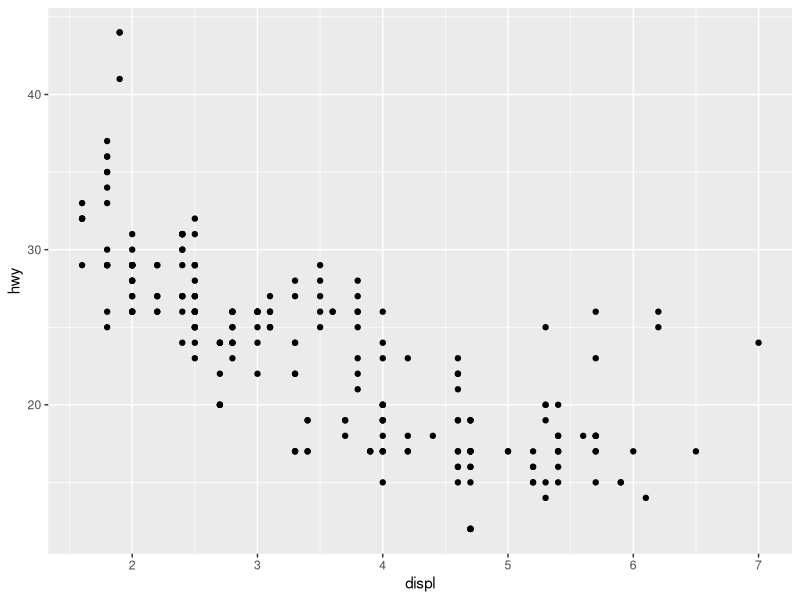
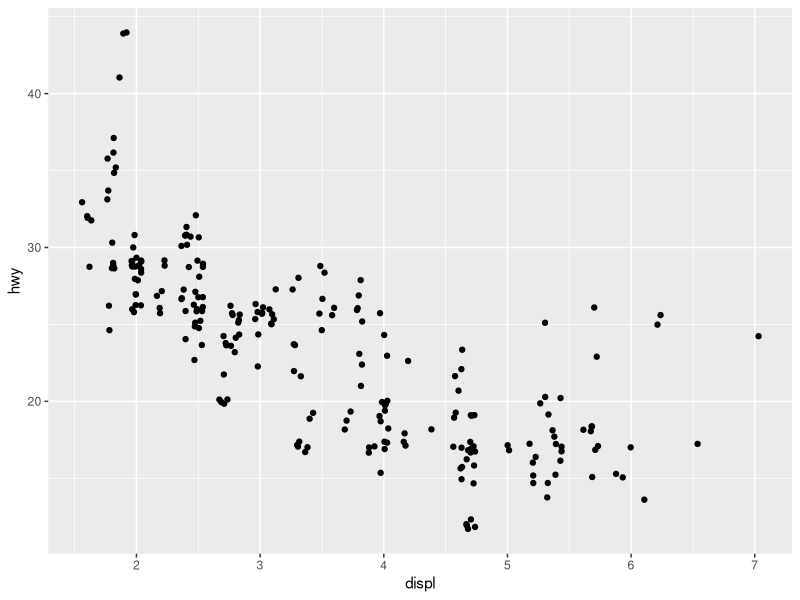
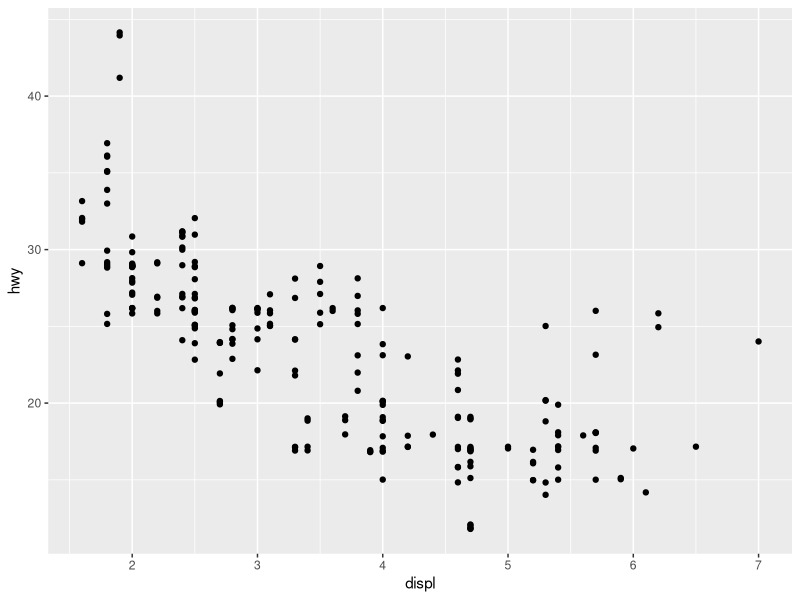
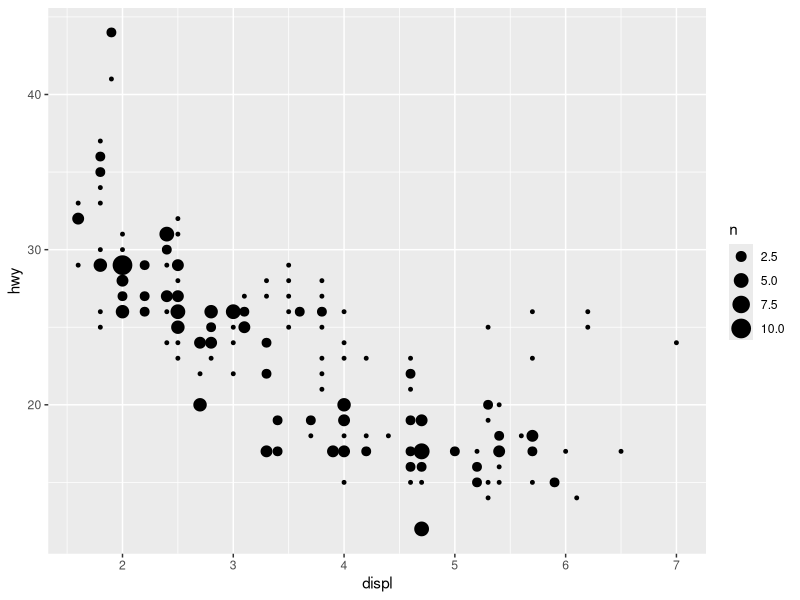
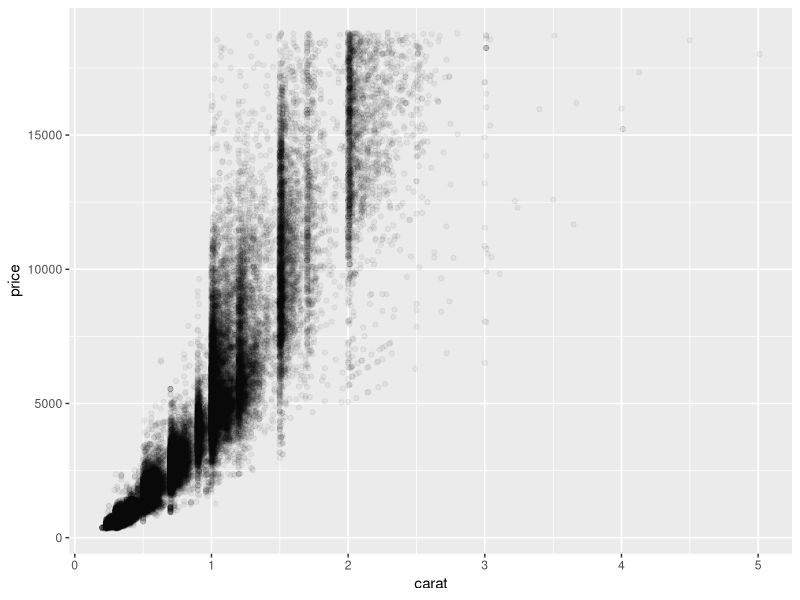
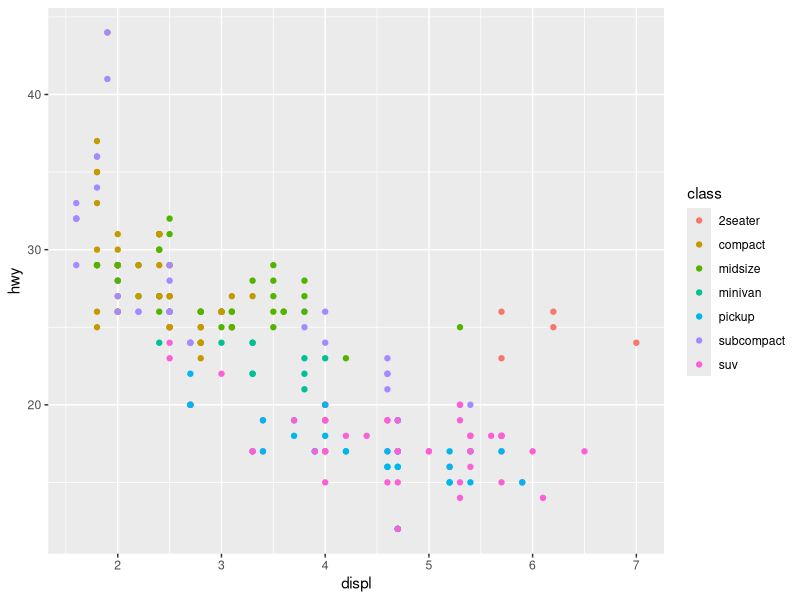
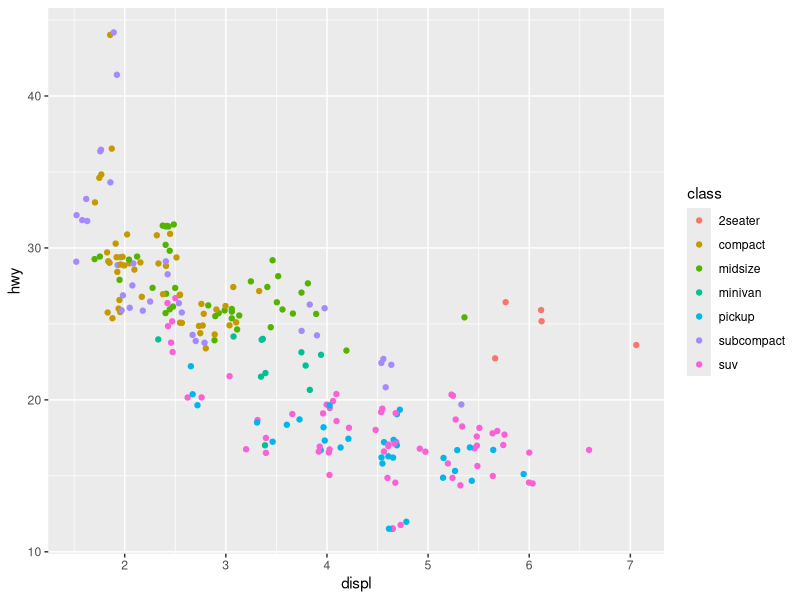
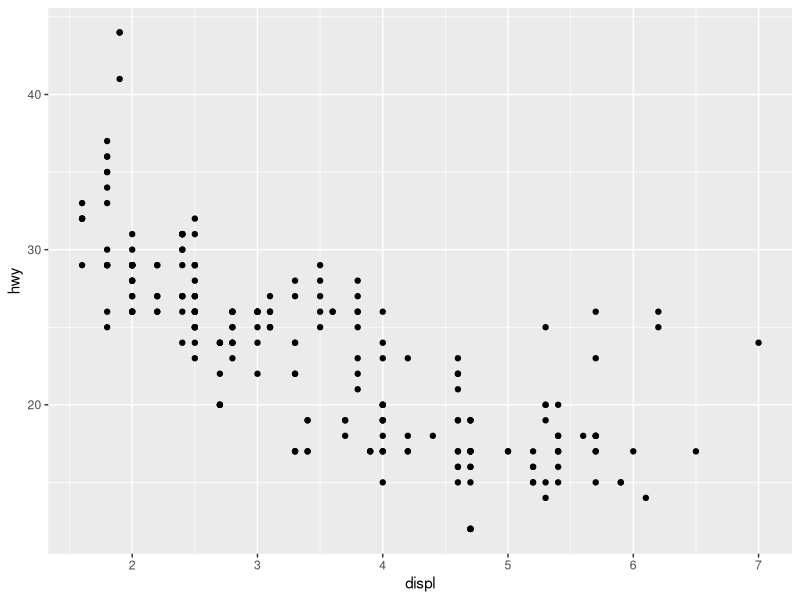

These charts were generated, in order, by the following R code:
## ---- chunk 1
# knitr options
knitr::opts_chunk$set(echo = TRUE)
## ---- chunk 2
library(tidyverse)
## ---- chunk 3
## NOTE: No need to modify! Just example code
mpg %>% 
  ggplot(mapping = aes(x = displ, y = hwy)) +
  geom_point()
## ---- chunk 4
## NOTE: No need to modify! Just example code
mpg %>% 
  ggplot(mapping = aes(x = displ, y = hwy)) +
  geom_jitter()
## ---- chunk 5
## TASK: Adjust the jittering to be 0 in the horizontal direction
mpg %>% 
  ggplot(mapping = aes(x = displ, y = hwy)) +
  geom_jitter(
     width = 0,
     height = 0.2,
  )
## ---- chunk 6
## NOTE: No need to modify! Just example code
mpg %>% 
  ggplot(mapping = aes(x = displ, y = hwy)) +
  geom_count()
## ---- chunk 7
## NOTE: No need to modify! Just example code
diamonds %>% 
  ggplot(aes(x = carat, y = price)) +
  geom_point(alpha = 1/20)
## ---- chunk 8
mpg %>% 
  ggplot(aes(x = displ, y = hwy, color = class)) +
  geom_point()
## ---- chunk 9
## TASK: Color each point by vehicle `class`
mpg %>% 
  ggplot(mapping = aes(
    x = displ,
    y = hwy,
    color = class
  )) +
  geom_jitter(width = 0.1, height = 0.5)
## ---- chunk 10
## NOTE: No need to modify! Just example code
ggplot(
  data = mpg,
  mapping = aes(x = displ, y = hwy)
) +
  geom_point()
## ---- chunk 11
## NOTE: No need to modify! Just example code
ggplot(
  mpg,
  aes(x = displ, y = hwy)
) +
  geom_point()
## ---- chunk 12
## NOTE: No need to modify! Just example code
ggplot(mpg, aes(displ, hwy)) +
  geom_point()
## ---- chunk 13
## NOTE: No need to modify! Just example code
ggplot(mpg, aes(x = displ)) +
  geom_point(aes(y = hwy, color = "hwy")) +
  geom_point(aes(y = cty, color = "cty"))
## ---- chunk 14
library(ggrepel)
## ---- chunk 15
## TODO: Use df_annotate below to add text labels to the scatterplot
df_annotate <-
  mpg %>%
  group_by(class) %>%
  summarize(
    displ = mean(displ),
    hwy = mean(hwy)
  )

mpg %>%
  ggplot(aes(displ, hwy)) +
  geom_point(aes(color = class)) +
  geom_label_repel(
    data = df_annotate,
    aes(label = class, fill = class)
  )
## ---- chunk 16
## NOTE: No need to modify! Just analyze the scatterplot
mpg %>%
  pivot_longer(names_to = "source", values_to = "mpg", c(hwy, cty)) %>%
  ggplot(aes(displ, mpg, color = source)) +
  geom_point() +
  scale_color_discrete(name = "Mileage Type") +
  labs(
    x = "Engine displacement (liters)",
    y = "Mileage (mpg)"
  )
## ---- chunk 17
economics %>%
  filter(date > lubridate::ymd("2010-01-01")) %>%
  ggplot(aes(date, pop)) +
  geom_col()
## ---- chunk 18
economics %>%
  filter(date > lubridate::ymd("2010-01-01")) %>%
  ggplot(aes(date, pop)) +
  geom_point()
## ---- chunk 19
economics %>%
  mutate(pop_delta = pop - lag(pop)) %>%
  filter(date > lubridate::ymd("2005-01-01")) %>%
  ggplot(aes(date, pop_delta)) +
  geom_col()
## ---- chunk 20
economics %>%
  mutate(pop_delta = pop - lag(pop)) %>%
  filter(date > lubridate::ymd("2005-01-01")) %>%
  ggplot(aes(date, pop_delta)) +
  geom_point()
